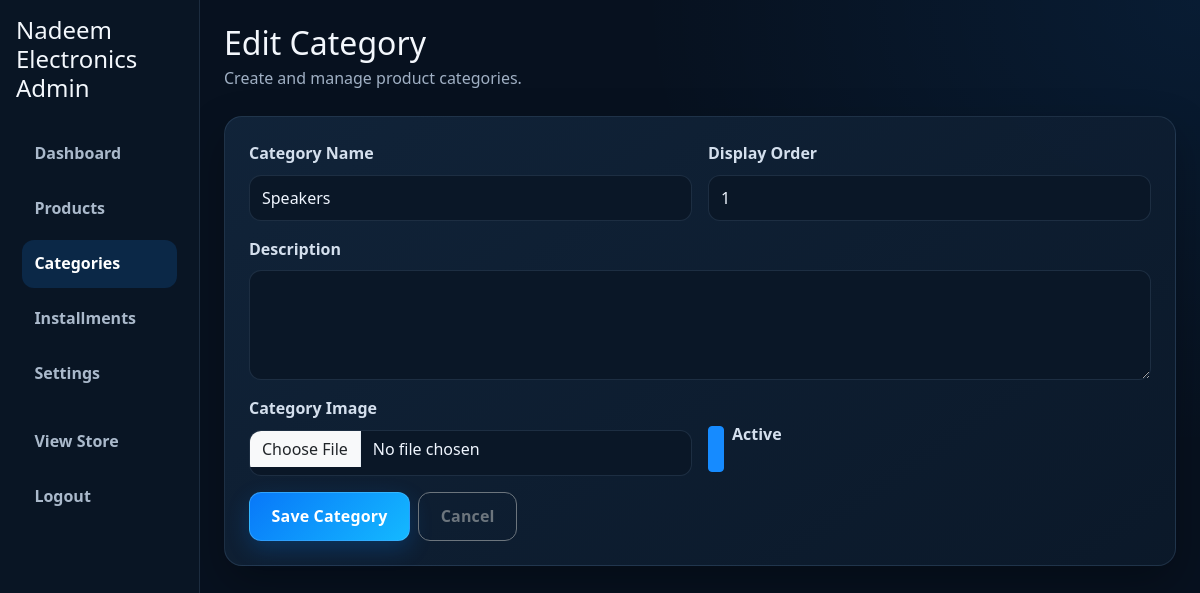
/admin/categories/edit/1 (signed in), run on the app's committed database.
### app/models.py (models this page shows)
class ShopSettings(db.Model):
    __tablename__ = "shop_settings"
    id = db.Column(db.Integer, primary_key=True)
    shop_name = db.Column(db.String(200), nullable=False, default="ElectroCart")
    logo = db.Column(db.String(255))
    address = db.Column(db.String(300))
    phone1 = db.Column(db.String(50))
    phone2 = db.Column(db.String(50))
    whatsapp = db.Column(db.String(50))
    email = db.Column(db.String(150))
    opening_hours = db.Column(db.String(200))
    facebook = db.Column(db.String(255))
    instagram = db.Column(db.String(255))
    google_maps = db.Column(db.String(255))
    about_shop = db.Column(db.Text)
    footer_text = db.Column(db.String(255))
    created_at = db.Column(db.DateTime, default=datetime.utcnow)
    updated_at = db.Column(db.DateTime, default=datetime.utcnow, onupdate=datetime.utcnow)

class Category(db.Model):
    __tablename__ = "category"
    id = db.Column(db.Integer, primary_key=True)
    name = db.Column(db.String(120), unique=True, nullable=False)
    description = db.Column(db.Text)
    image = db.Column(db.String(255))
    display_order = db.Column(db.Integer, default=0)
    is_active = db.Column(db.Boolean, default=True)
    created_at = db.Column(db.DateTime, default=datetime.utcnow)
    updated_at = db.Column(db.DateTime, default=datetime.utcnow, onupdate=datetime.utcnow)
    products = db.relationship("Product", backref="category", lazy=True, cascade="all, delete-orphan")

### app/routes/admin.py (the view, shortened to what this page needs)
@admin_bp.route("/categories/edit/<int:category_id>", methods=["GET", "POST"])
@login_required
def edit_category(category_id):
    category = Category.query.get_or_404(category_id)
    return render_template("admin/category_form.html", category=category)

### app/utils.py (called while the page is built)
def whatsapp_url(settings, message):
    raw_number = settings.whatsapp if settings and settings.whatsapp else ""
    number = re.sub(r"\D", "", raw_number)
    if number.startswith("00"):
        number = number[2:]
    elif number.startswith("0") and len(number) in {10, 11}:
        number = f"92{number.lstrip('0')}"
    if not 7 <= len(number) <= 15:
        return None
    return f"https://wa.me/{number}?{urlencode({'text': message})}"

### templates/admin/category_form.html (shortened to what this page needs)
{% extends 'admin/layout.html' %}
{% block admin_content %}
<div class="container-fluid p-4">
  <div class="d-flex justify-content-between align-items-center mb-4 flex-wrap gap-2">
    <div>
      <h2 class="mb-1">{% if category %}Edit Category{% else %}Add Category{% endif %}</h2>
      <p class="text-muted mb-0">Create and manage product categories.</p>
    </div>
  </div>
  <div class="admin-card p-4">
    <form method="post" enctype="multipart/form-data">
      <div class="row g-3">
        <div class="col-md-6">
          <label class="form-label">Category Name</label>
          <input class="form-control" type="text" name="name" value="{{ category.name if category else '' }}" required>
        </div>
        <div class="col-md-6">
          <label class="form-label">Display Order</label>
          <input class="form-control" type="number" name="display_order" value="{{ category.display_order if category and category.display_order is not none else 0 }}">
        </div>
        <div class="col-12">
          <label class="form-label">Description</label>
          <textarea class="form-control" name="description" rows="4">{{ category.description if category else '' }}</textarea>
        </div>
        <div class="col-md-6">
          <label class="form-label">Category Image</label>
          <input class="form-control" type="file" name="image" accept=".jpg,.jpeg,.png,.webp">
        </div>
        <div class="col-md-6 d-flex align-items-center">
          <div class="form-check mt-4">
            <input class="form-check-input" type="checkbox" name="is_active" id="is_active" {% if not category or category.is_active %}checked{% endif %}>
            <label class="form-check-label" for="is_active">Active</label>
          </div>
        </div>
        <div class="col-12 d-flex gap-2">
          <button type="submit" class="btn btn-primary">Save Category</button>
          <a href="{{ url_for('admin.categories') }}" class="btn btn-outline-secondary">Cancel</a>
        </div>
      </div>
    </form>
  </div>
</div>
{% endblock %}

### templates/admin/layout.html (shortened to what this page needs)
<!doctype html>
<html lang="en">
  <head>
    <link href="https://cdn.jsdelivr.net/npm/bootstrap@5.3.3/dist/css/bootstrap.min.css" rel="stylesheet">
    <link rel="stylesheet" href="{{ url_for('static', filename='css/style.css') }}">
    <link rel="stylesheet" href="{{ url_for('static', filename='css/showroom-theme.css') }}">
  </head>
  <body>
    <div class="admin-layout">
      <div class="row g-0 h-100">
        <aside class="col-lg-2 sidebar p-3">
          <h4 class="mb-4">{{ site_settings.shop_name if site_settings and site_settings.shop_name else 'Nadeem Electronics' }} Admin</h4>
          <nav class="nav flex-column">
            <a class="nav-link {% if request.path == url_for('admin.dashboard') %}active{% endif %}" href="{{ url_for('admin.dashboard') }}">Dashboard</a>
            <a class="nav-link {% if '/products' in request.path %}active{% endif %}" href="{{ url_for('admin.products') }}">Products</a>
            <a class="nav-link {% if '/categories' in request.path %}active{% endif %}" href="{{ url_for('admin.categories') }}">Categories</a>
            <a class="nav-link {% if '/installments' in request.path %}active{% endif %}" href="{{ url_for('admin.installments') }}">Installments</a>
            <a class="nav-link {% if '/settings' in request.path %}active{% endif %}" href="{{ url_for('admin.settings') }}">Settings</a>
            <a class="nav-link mt-3" href="{{ url_for('public.index') }}" target="_blank">View Store</a>
            <a class="nav-link" href="{{ url_for('admin.logout') }}">Logout</a>
          </nav>
        </aside>
        <div class="col-lg-10 admin-content">
          {% block admin_content %}{% endblock %}
        </div>
      </div>
    </div>
  </body>
</html>

### static/css/style.css (style rules this page uses)
:root { --primary: #0f6dff; --primary-strong: #0a4ec4; --primary-soft: #edf5ff; --primary-deep: #091a35; --sky: #8fd8ff; --text: #112136; --muted: #64748b; --border: rgba(15, 109, 255, 0.12); --surface: #ffffff; --surface-soft: #f4f9ff; --success: #1fb56d; --warning: #f7b32b; --danger: #e13d5d; --shadow-soft: 0 18px 40px rgba(11, 42, 89, 0.08); --shadow-strong: 0 24px 56px rgba(9, 43, 89, 0.17); --radius-lg: 24px; --radius-md: 18px; --radius-sm: 12px; }
html { scroll-behavior: smooth; }
body { font-family: "Segoe UI", Arial, sans-serif; background: radial-gradient(circle at top left, rgba(143, 216, 255, 0.32), transparent 28%), linear-gradient(180deg, #f6fbff 0%, #eef6ff 100%); color: var(--text); line-height: 1.6; }
a { text-decoration: none; }
.btn { border-radius: 999px; padding: 0.72rem 1.35rem; font-weight: 700; letter-spacing: 0.01em; transition: transform 0.2s ease, box-shadow 0.2s ease; }
.btn-primary { background: linear-gradient(135deg, var(--primary), #2794ff); border: none; color: white; box-shadow: 0 16px 25px rgba(15, 109, 255, 0.25); }
.category-card, .product-card, .feature-card, .admin-card, .info-box, .stat-box { border: 1px solid var(--border); border-radius: var(--radius-md); background: rgba(255,255,255,0.92); box-shadow: var(--shadow-soft); transition: transform 0.2s ease, box-shadow 0.2s ease; }
.admin-layout { min-height: 100vh; }
.sidebar { background: linear-gradient(180deg, #0b1f3d, #0a1634); color: white; min-height: 100vh; border-right: 1px solid rgba(255,255,255,0.08); }
.sidebar .nav-link { color: rgba(255,255,255,0.78); font-weight: 600; border-radius: 12px; margin: 0.2rem 0.35rem; transition: 0.2s ease; }
.sidebar .nav-link:hover, .sidebar .nav-link.active { background: rgba(255,255,255,0.08); color: white; }
.admin-content { background: #f5f9ff; }
.admin-card { background: rgba(255,255,255,0.96); border-radius: var(--radius-md); box-shadow: var(--shadow-soft); }
.form-control, .form-select, .form-check-input { border-radius: 12px; border: 1px solid rgba(15, 109, 255, 0.14); min-height: 46px; background: rgba(248, 250, 255, 0.8); }

### static/css/showroom-theme.css (style rules this page uses)
:root { color-scheme: dark; --showroom-bg: #07111f; --showroom-panel: #0d1b2d; --showroom-raised: #11243a; --showroom-border: rgba(145, 183, 225, 0.14); --showroom-blue: #168bff; --showroom-cyan: #45d7ff; --showroom-text: #f3f7fc; --showroom-muted: #a0b0c4; --showroom-shadow: 0 18px 44px rgba(0, 0, 0, 0.28); }
html { scroll-padding-top: 88px; }
body { color: var(--showroom-text); background: radial-gradient(ellipse at 15% 0%, rgba(22, 139, 255, 0.13), transparent 34rem), var(--showroom-bg); line-height: 1.6; padding-bottom: 0; }
body, .admin-content { min-height: 100vh; }
.text-muted, .section-subtitle, .product-card .model, .price-label { color: var(--showroom-muted) !important; }
a { color: var(--showroom-cyan); }
.btn { border-radius: 12px; font-weight: 700; transition: transform 160ms ease, box-shadow 160ms ease, background 160ms ease; }
.btn-primary { color: #fff; background: linear-gradient(135deg, #0878f9, #14b9ff); border: 1px solid rgba(84, 187, 255, 0.5); box-shadow: 0 8px 22px rgba(0, 126, 255, 0.22); }
.section-title, .page-header h1, h1, h2, h3, h4, h5, h6 { color: var(--showroom-text); }
.category-card, .product-card, .feature-card, .admin-card, .info-box, .stat-box, .product-detail-card { color: var(--showroom-text); background: linear-gradient(145deg, rgba(17, 36, 58, 0.98), rgba(11, 25, 42, 0.98)); border: 1px solid var(--showroom-border); box-shadow: var(--showroom-shadow); }
.form-control, .form-select { color: #f0f6ff; background-color: #0a1727; border-color: var(--showroom-border); }
.form-control::placeholder { color: #8498b0; }
.form-label, .form-check-label { color: #d4dfed; font-weight: 600; }
.form-check-input { background-color: #0a1727; border-color: #52708e; }
.form-check-input:checked { background-color: var(--showroom-blue); border-color: var(--showroom-blue); }
.admin-layout { color: var(--showroom-text); background: var(--showroom-bg); }
.sidebar { position: sticky; top: 0; align-self: flex-start; background: #091524; border-right: 1px solid var(--showroom-border); }
.sidebar .nav-link { color: #aab9cb; padding: 0.72rem 0.8rem; }
.sidebar .nav-link.active, .sidebar .nav-link:hover { color: white; background: rgba(22, 139, 255, 0.16); }
.admin-content { color: var(--showroom-text); background: radial-gradient(ellipse at top right, rgba(22, 139, 255, 0.09), transparent 35rem), var(--showroom-bg); }

### data on the page
ShopSettings: shop_name "Nadeem Electronics"
Category: name "Speakers", display_order "1", is_active "☑"
